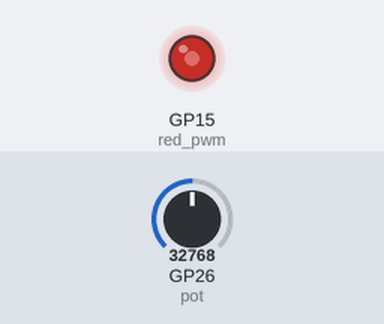
This program was run on a simulated Raspberry Pi Pico running MicroPython. Shown: output pins drawn as LEDs (lit = HIGH). The inputs (shaded band) are chosen by the test bench; at power-on: GP26 (pot) = 32768 (analog values on the 0–65535 scale). What the program prints to the serial console is not drawn.

Above: at 1.2 s.
1.3 s: GP26 (pot) set to 7864
At 1.7 s:
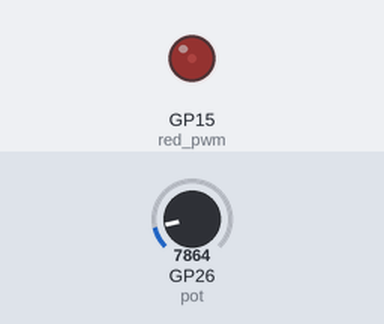
2.8 s: GP26 (pot) set to 0
At 3.1 s:
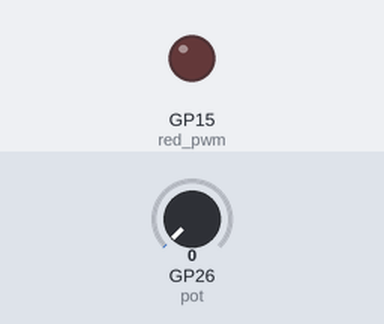
4.3 s: GP26 (pot) set to 65535
At 4.6 s:
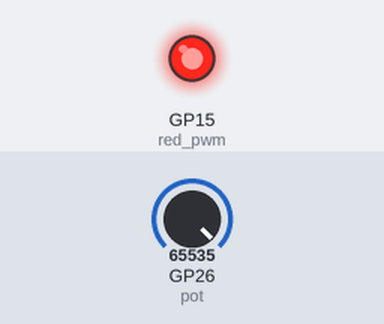
5.8 s: GP26 (pot) set to 45874
At 6.1 s:
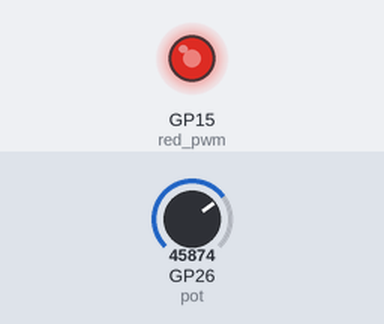
Timing chart, 0 to 8.3 s (numbered marks = the images above; inputs shaded):
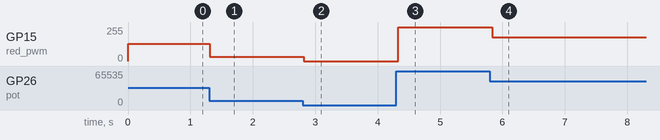

Measured:
- after the input at 1.3 s, GP15 (red_pwm): 128/255 → 31/255 at once
- after the input at 2.8 s, GP15 (red_pwm): 31/255 → 0/255 at once
- after the input at 4.3 s, GP15 (red_pwm): 0/255 → 255/255 at once
- after the input at 5.8 s, GP15 (red_pwm): 255/255 → 178/255 at once

The program:

B_n_sao_pot_led_control.py
```python
from machine import Pin, ADC, PWM
import time

# Khởi tạo chân đọc Potentiometer (Biến trở) ở chân GP26
pot = ADC(Pin(26))

# Khởi tạo chân PWM cho LED đỏ ở chân GP15
red_pwm = PWM(Pin(15))
red_pwm.freq(1000) # Cài đặt tần số băm xung 1000Hz (1kHz)

while True:
    try:
        # Đọc giá trị từ biến trở (raw sẽ có giá trị từ 0 đến 65535)
        raw = pot.read_u16()

        # Bơm thẳng giá trị raw vào hàm điều chỉnh độ sáng PWM
        red_pwm.duty_u16(raw)

        # Tính toán phần trăm độ sáng để in ra Terminal cho chuyên nghiệp
        percent = (raw / 65535) * 100

        # In kết quả ra màn hình
        print(f'Giá trị biến trở: {raw:5d} | Mức độ sáng LED: {percent:5.1f}%')

        # Nghỉ 0.1s để vòng lặp chạy mượt, Terminal không bị trôi quá nhanh
        time.sleep(0.1)

    except Exception as e:
        print(f'Lỗi: {e}')
        time.sleep(1)
```
